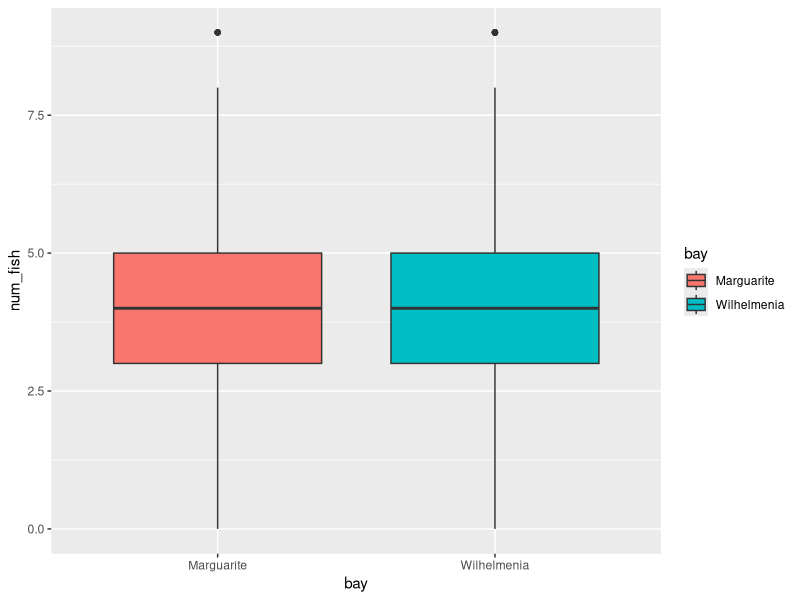
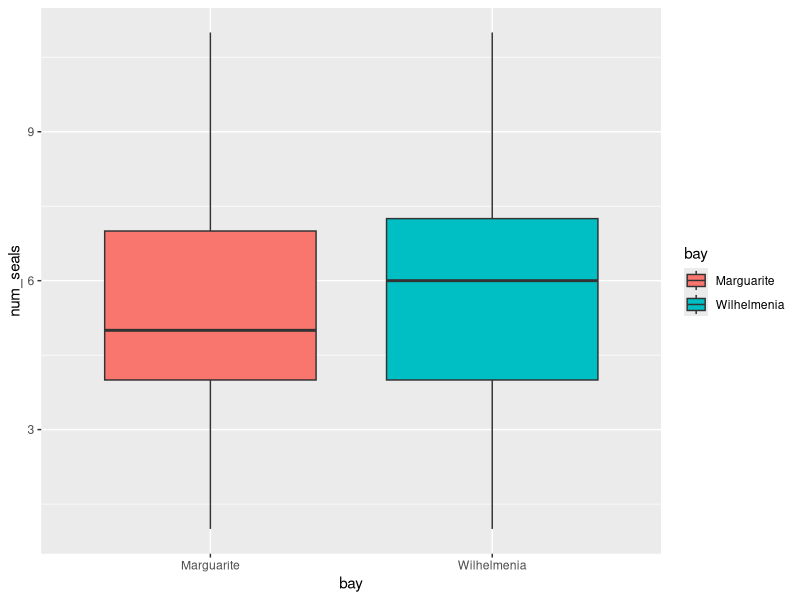
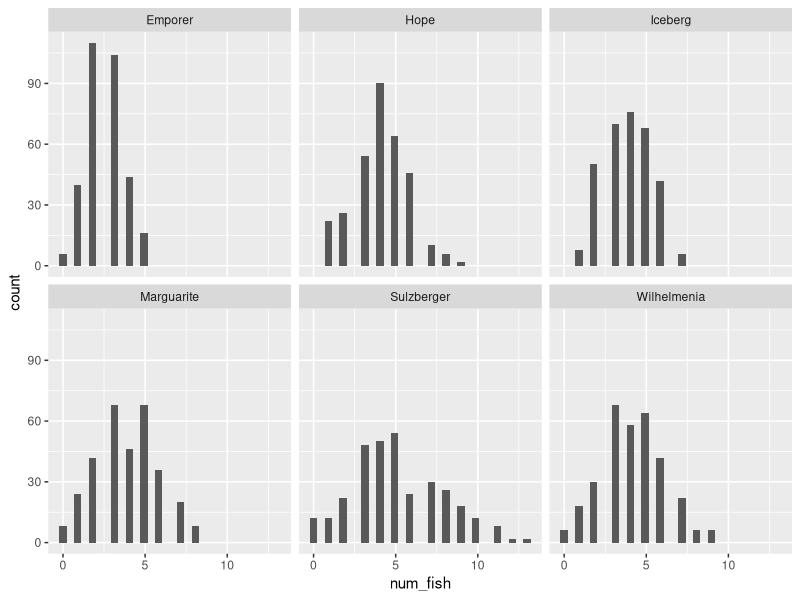
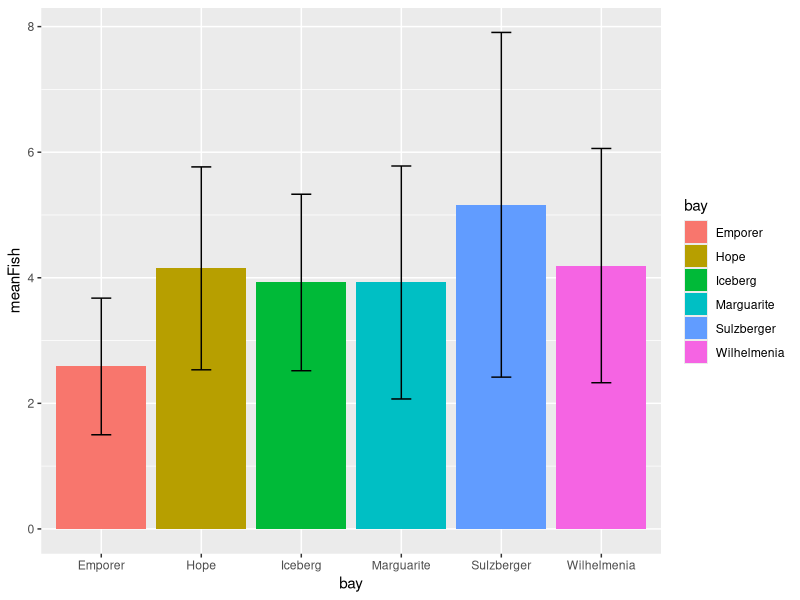

Write R code to recreate these figures, in order.
## ---- chunk 1
knitr::opts_chunk$set(echo = TRUE)
## ---- chunk 2
library(tidyverse)
fish <- read_csv("arctic-fish.csv")

ggplot(fish, aes(bay, num_fish, fill = bay)) +
  geom_boxplot()

t.test(data = fish, num_fish ~ bay)
## ---- chunk 3
seals <- read_csv("arctic-seals.csv")

ggplot(seals, aes(bay, num_seals, fill = bay)) +
  geom_boxplot()

t.test(data = seals, num_seals ~ bay)
## ---- chunk 4
# How to report a t test: We can reject null and conclude x bc (DF< alpha, p)

## ---- chunk 5

## ---- chunk 6

## ---- chunk 7
fishManyBays <- read_csv("antarctic_fish_many_bays.csv")
## ---- chunk 8
ggplot(data = fishManyBays, aes(x = num_fish)) + 
  geom_histogram()  +
  facet_wrap(~ bay)
## ---- chunk 9
fishSummary <- fishManyBays %>% group_by(bay) %>% summarize(meanFish = mean(num_fish), standDevFish = sd(num_fish), sampleSize = n())
fishSummary
## ---- chunk 10
ggplot(data = fishSummary, aes(bay, meanFish, fill = bay)) + 
  geom_bar(stat = "identity") +
    geom_errorbar( aes(ymin = meanFish-standDevFish, ymax = meanFish + standDevFish), 
                 data = fishSummary, width = 0.2) 
## ---- chunk 11
fishModel <- aov(data = fishManyBays, num_fish ~ bay)
summary(fishModel)

## ---- chunk 12

## ---- chunk 13

## ---- chunk 14
TukeyHSD(fishModel)
